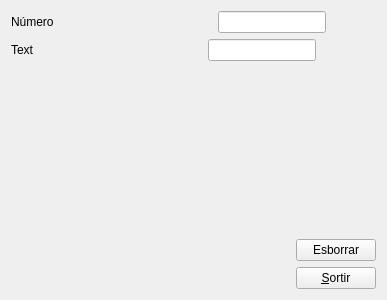
<?xml version="1.0" encoding="UTF-8"?>
<ui version="4.0">
 <class>MyForm</class>
 <widget class="QWidget" name="MyForm">
  <property name="geometry">
   <rect>
    <x>0</x>
    <y>0</y>
    <width>387</width>
    <height>300</height>
   </rect>
  </property>
  <property name="windowTitle">
   <string>Form</string>
  </property>
  <layout class="QVBoxLayout" name="verticalLayout">
   <item>
    <layout class="QHBoxLayout" name="horizontalLayout_2">
     <item>
      <widget class="QLabel" name="label">
       <property name="text">
        <string>Número</string>
       </property>
      </widget>
     </item>
     <item>
      <spacer name="horizontalSpacer_2">
       <property name="orientation">
        <enum>Qt::Horizontal</enum>
       </property>
       <property name="sizeHint" stdset="0">
        <size>
         <width>158</width>
         <height>17</height>
        </size>
       </property>
      </spacer>
     </item>
     <item>
      <widget class="QLineEdit" name="lineEdit">
       <property name="styleSheet">
        <string notr="true">QLineEdit {
color : rgb(255, 0, 0);
}</string>
       </property>
       <property name="inputMask">
        <string/>
       </property>
       <property name="maxLength">
        <number>10</number>
       </property>
       <property name="echoMode">
        <enum>QLineEdit::Normal</enum>
       </property>
      </widget>
     </item>
     <item>
      <spacer name="horizontalSpacer_6">
       <property name="orientation">
        <enum>Qt::Horizontal</enum>
       </property>
       <property name="sizeHint" stdset="0">
        <size>
         <width>28</width>
         <height>20</height>
        </size>
       </property>
      </spacer>
     </item>
    </layout>
   </item>
   <item>
    <layout class="QHBoxLayout" name="horizontalLayout_3">
     <item>
      <widget class="QLabel" name="label_2">
       <property name="text">
        <string>Text</string>
       </property>
      </widget>
     </item>
     <item>
      <spacer name="horizontalSpacer_4">
       <property name="orientation">
        <enum>Qt::Horizontal</enum>
       </property>
       <property name="sizeHint" stdset="0">
        <size>
         <width>168</width>
         <height>20</height>
        </size>
       </property>
      </spacer>
     </item>
     <item>
      <widget class="QLineEdit" name="lineEdit_2">
       <property name="styleSheet">
        <string notr="true">QLineEdit {
color: rgb(0, 0, 255);
}</string>
       </property>
       <property name="maxLength">
        <number>10</number>
       </property>
      </widget>
     </item>
     <item>
      <spacer name="horizontalSpacer_5">
       <property name="orientation">
        <enum>Qt::Horizontal</enum>
       </property>
       <property name="sizeHint" stdset="0">
        <size>
         <width>18</width>
         <height>20</height>
        </size>
       </property>
      </spacer>
     </item>
    </layout>
   </item>
   <item>
    <spacer name="verticalSpacer">
     <property name="orientation">
      <enum>Qt::Vertical</enum>
     </property>
     <property name="sizeHint" stdset="0">
      <size>
       <width>20</width>
       <height>147</height>
      </size>
     </property>
    </spacer>
   </item>
   <item>
    <layout class="QHBoxLayout" name="horizontalLayout_4">
     <item>
      <spacer name="horizontalSpacer_3">
       <property name="orientation">
        <enum>Qt::Horizontal</enum>
       </property>
       <property name="sizeHint" stdset="0">
        <size>
         <width>268</width>
         <height>20</height>
        </size>
       </property>
      </spacer>
     </item>
     <item>
      <widget class="QPushButton" name="pushButton_2">
       <property name="text">
        <string>Esborrar</string>
       </property>
      </widget>
     </item>
    </layout>
   </item>
   <item>
    <layout class="QHBoxLayout" name="horizontalLayout">
     <item>
      <spacer name="horizontalSpacer">
       <property name="orientation">
        <enum>Qt::Horizontal</enum>
       </property>
       <property name="sizeHint" stdset="0">
        <size>
         <width>268</width>
         <height>20</height>
        </size>
       </property>
      </spacer>
     </item>
     <item>
      <widget class="QPushButton" name="pushButton">
       <property name="text">
        <string>&amp;Sortir</string>
       </property>
       <property name="shortcut">
        <string>Alt+E</string>
       </property>
      </widget>
     </item>
    </layout>
   </item>
  </layout>
 </widget>
 <resources/>
 <connections>
  <connection>
   <sender>pushButton</sender>
   <signal>clicked()</signal>
   <receiver>MyForm</receiver>
   <slot>close()</slot>
   <hints>
    <hint type="sourcelabel">
     <x>340</x>
     <y>273</y>
    </hint>
    <hint type="destinationlabel">
     <x>343</x>
     <y>213</y>
    </hint>
   </hints>
  </connection>
  <connection>
   <sender>pushButton_2</sender>
   <signal>clicked()</signal>
   <receiver>lineEdit_2</receiver>
   <slot>clear()</slot>
   <hints>
    <hint type="sourcelabel">
     <x>311</x>
     <y>240</y>
    </hint>
    <hint type="destinationlabel">
     <x>271</x>
     <y>58</y>
    </hint>
   </hints>
  </connection>
  <connection>
   <sender>pushButton_2</sender>
   <signal>clicked()</signal>
   <receiver>lineEdit</receiver>
   <slot>clear()</slot>
   <hints>
    <hint type="sourcelabel">
     <x>368</x>
     <y>249</y>
    </hint>
    <hint type="destinationlabel">
     <x>332</x>
     <y>27</y>
    </hint>
   </hints>
  </connection>
 </connections>
</ui>
